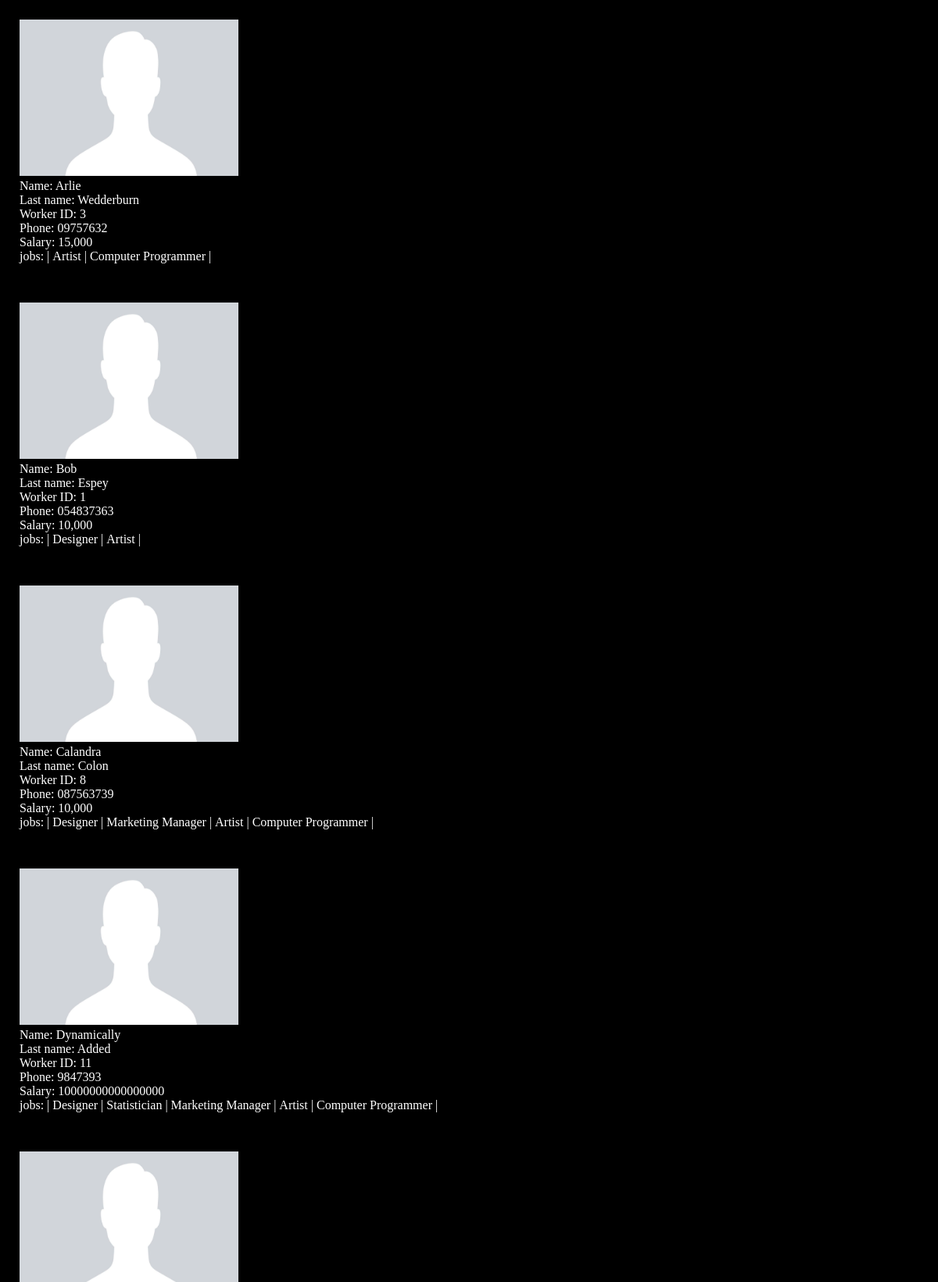
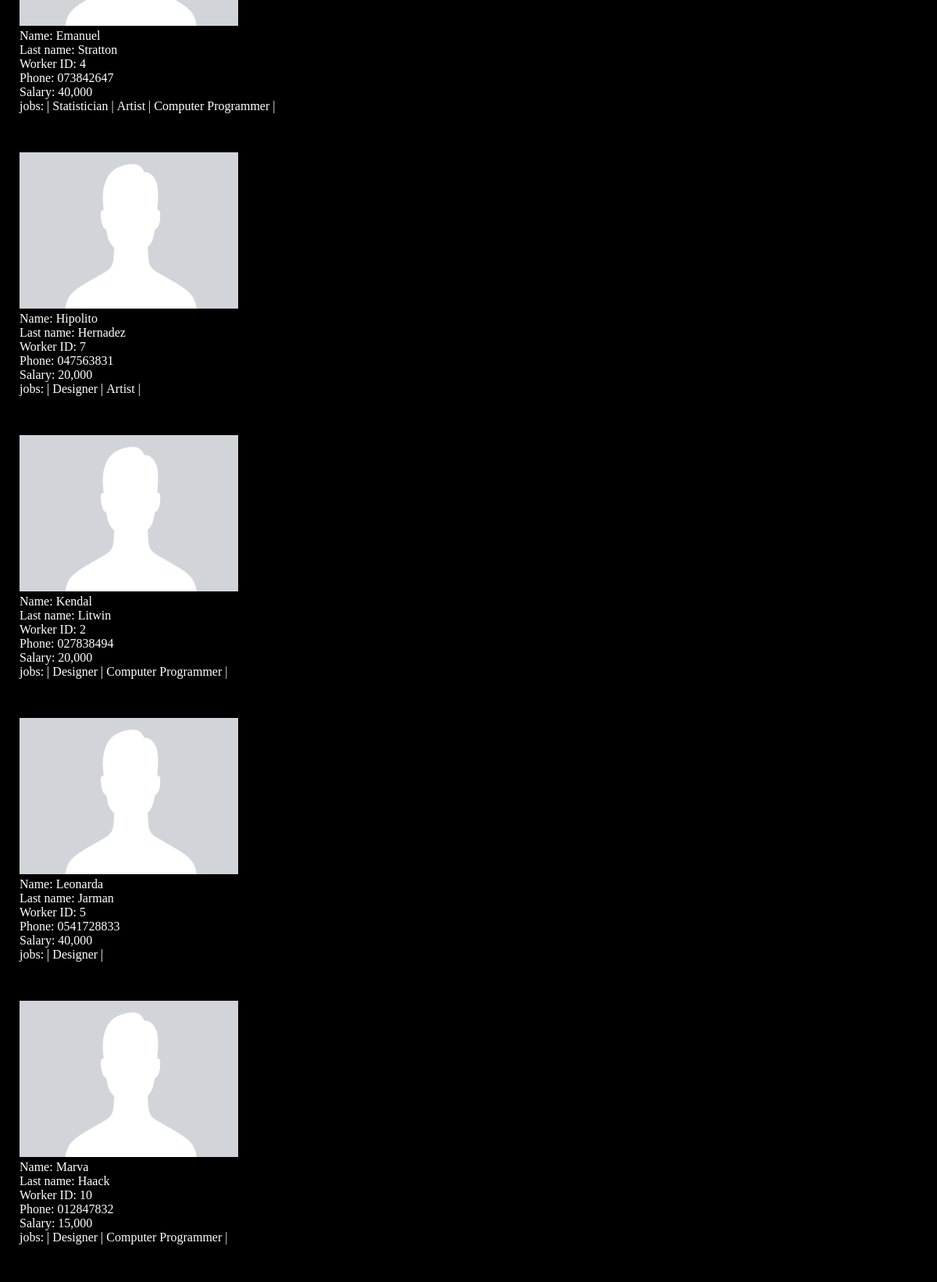
The page / (upper part) on the database its author committed (2 pictures, top to bottom).
### workers_api_app/models.py (models this page shows, shortened)
class Worker(models.Model):
    image = models.CharField(max_length=200)
    worker_id = models.IntegerField(unique=True)
    first_name = models.CharField(max_length=50)
    last_name = models.CharField(max_length=50)
    phone = models.CharField(max_length=50)
    salary = models.CharField(max_length=50)
    jobs = models.ManyToManyField(Job)

class Job(models.Model):
    name = models.CharField(max_length=50)
    paradigms = models.ManyToManyField(Paradigm)
    def __str__(self):
        return self.name

### workers_web_app/views.py (the view)
# urls.py: path('', views.workers_list, name='list-of-workers')
def workers_list(request):
    workers = Worker.objects.all().order_by('first_name')
    jobs = Job.objects.all()
    paradigms = Paradigm.objects.all()
    return render(request, 'workers_web_app/workers_list.html', {'workers': workers, 'jobs': jobs})

### workers_web_app/templates/workers_web_app/workers_list.html (shortened to what this page needs)
{% load static from staticfiles %}
<!DOCTYPE html>
<html lang="en">
<head>
    <link rel="stylesheet" href="{% static 'html_styles/workers_list.css' %}">
</head>
<body>
    <div class="workers">
    {% for worker in workers %}
    <div class="worker">
    <img src="{% static 'workers_images/'%}{{worker.image}}">
    <br/>
        Name: {{ worker.first_name }}<br/>
        Last name: {{ worker.last_name }}<br/>
        Worker ID: {{ worker.worker_id }}<br/>
        Phone: {{ worker.phone }}<br/>
        Salary: {{ worker.salary }}<br/>
      jobs: | {% for job in worker.jobs.all %}
        <div class="tooltip" style="display: inline">  {{ job }} |
        </div>
    {% endfor %}
    </div>
    {% endfor %}
    </div>
</body>
</html>

### assets/html_styles/workers_list.css (style rules this page uses)
.tooltip { position: relative; display: inline-block; }
img { width: 280px; height: 200px; overflow: visible; }
.worker { position: relative; float: left; margin: 25px; clear: left; }
body { background: black; color: white; }
body, div { margin:0; }

### rows shown on the page
Worker: image (placeholder picture), first_name "Arlie", last_name "Wedderburn", worker_id "3", phone "09757632", salary "15,000"
Job: name "Artist"
Job: name "Computer Programmer"
Worker: image (placeholder picture), first_name "Bob", last_name "Espey", worker_id "1", phone "054837363", salary "10,000"
Job: name "Designer"
Worker: image (placeholder picture), first_name "Calandra", last_name "Colon", worker_id "8", phone "087563739", salary "10,000"
Job: name "Marketing Manager"
Worker: image (placeholder picture), first_name "Dynamically", last_name "Added", worker_id "11", phone "9847393", salary "10000000000000000"
Job: name "Statistician"
Worker: image (placeholder picture), first_name "Emanuel", last_name "Stratton", worker_id "4", phone "073842647", salary "40,000"
Worker: image (placeholder picture), first_name "Hipolito", last_name "Hernadez", worker_id "7", phone "047563831", salary "20,000"
Worker: image (placeholder picture), first_name "Kendal", last_name "Litwin", worker_id "2", phone "027838494", salary "20,000"
Worker: image (placeholder picture), first_name "Leonarda", last_name "Jarman", worker_id "5", phone "0541728833", salary "40,000"
Worker: image (placeholder picture), first_name "Marva", last_name "Haack", worker_id "10", phone "012847832", salary "15,000"
